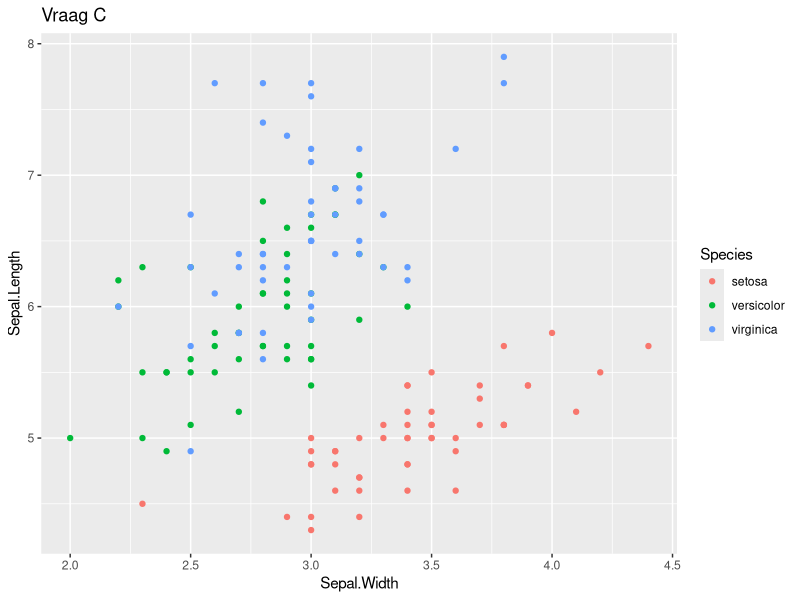
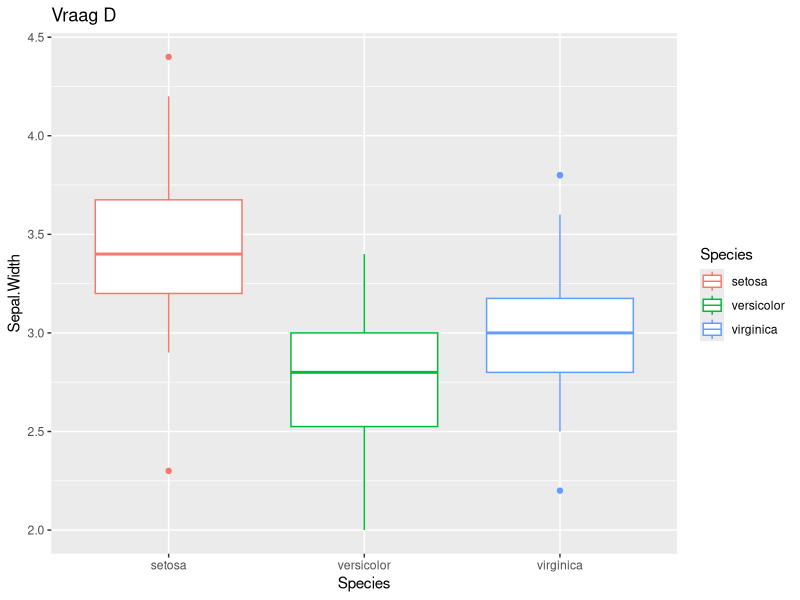
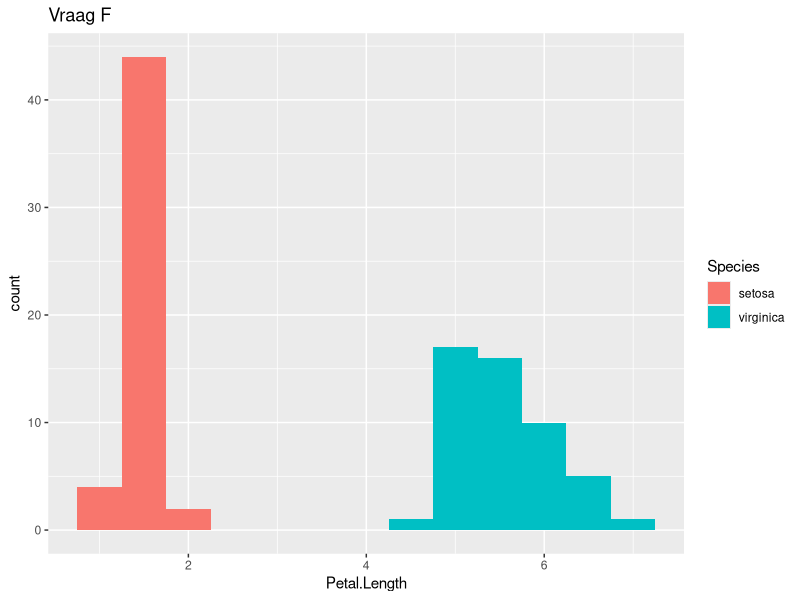

Here is the R script that generated these plots, in order:
library(tidyverse)

data("iris")

means_iris <- iris %>%
  summarise(mean_sepal_length = mean(Sepal.Length),
            mean_sepal_width = mean(Sepal.Width))

# vraag C
ggplot(iris, aes(x = Sepal.Width, y = Sepal.Length, colour = Species)) +
  geom_point() +
  labs(title = "Vraag C")

# vraag D
ggplot(iris, aes(x = Species, y = Sepal.Width, color = Species)) +
  geom_boxplot() +
  labs(title = "Vraag D")

# vraag E
iris %>%
  group_by(Species) %>%
  summarise(median_petal_length = median(Petal.Length),
            median_petal_width = median(Petal.Width)) %>%
  arrange(desc(median_petal_length))

# vraag F
iris_setosa_virginica <- iris %>%
  filter(Species != "versicolor")

ggplot(iris_setosa_virginica, aes(x = Petal.Length, fill = Species)) + # use `fill` to set colors of boxes
  geom_histogram(binwidth = 0.5) +
  labs(title = "Vraag F")